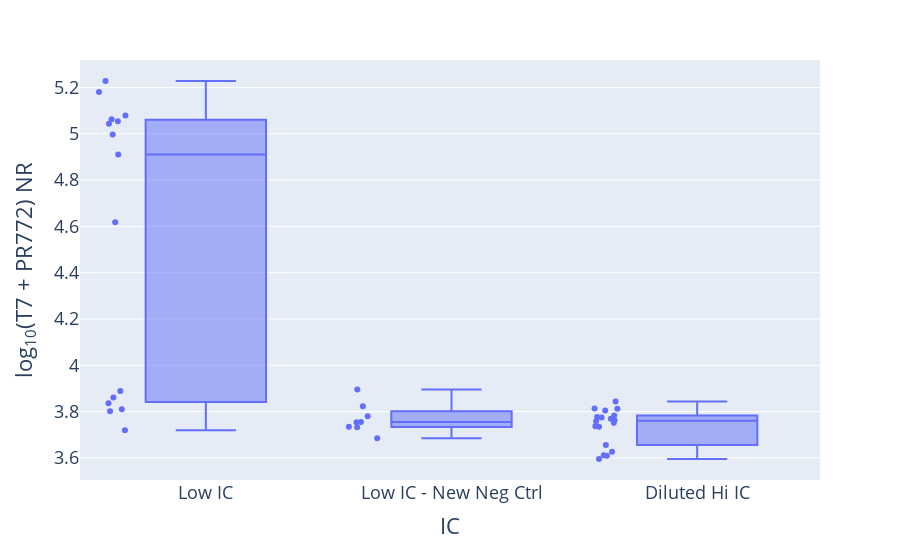

Notebook code for this chart:
### Code cell
fig = px.box(
    merged_with_new_neg, y='Log10 T7 + PR772 NR (Composition File)',
    x='IC', hover_data=['T7 + PR772 NR (Composition File)', 'Accession', 'Sample Name', 'Batch ID', 'Run Date'], points='all',
    labels={'Log10 T7 + PR772 NR (Composition File)': 'log<sub>10</sub>(T7 + PR772) NR',
            'T7 + PR772 NR (Composition File)': 'T7 + PR772 NR'})
fig.update_layout(font=dict(size=18), height=600)
fig.show()
# fig.write_html('plots/Diluted_Hi_IC_vs_Low_IC.html')

### Figure 1 — Plotly figure (JSON) as saved in the notebook; plotly's stock layout.template omitted (floating-point values rounded to 4 significant figures; data arrays with more than 128 entries replaced by an {"elided": "..."} marker saying what was removed)
{"data": [{"alignmentgroup": "True", "boxpoints": "all", "customdata": {"elided": "41x5 mixed values"}, "hoverlabel": {"namelength": 0}, "hovertemplate": "IC=%{x}<br>log<sub>10</sub>(T7 + PR772) NR=%{y}<br>T7 + PR772 NR=%{customdata[0]}<br>Accession=%{customdata[1]}<br>Sample Name=%{customdata[2]}<br>Batch ID=%{customdata[3]}<br>Run Date=%{customdata[4]}", "legendgroup": "", "marker": {"color": "#636efa"}, "name": "", "notched": false, "offsetgroup": "", "orientation": "v", "showlegend": false, "type": "box", "x": ["Low IC", "Low IC", "Low IC", "Low IC", "Low IC", "Low IC", "Low IC", "Low IC", "Low IC - New Neg Ctrl", "Low IC - New Neg Ctrl", "Low IC - New Neg Ctrl", "Low IC - New Neg Ctrl", "Low IC", "Low IC - New Neg Ctrl", "Low IC - New Neg Ctrl", "Low IC - New Neg Ctrl", "Low IC - New Neg Ctrl", "Low IC", "Low IC", "Low IC", "Low IC", "Low IC", "Low IC", "Diluted Hi IC", "Diluted Hi IC", "Diluted Hi IC", "Diluted Hi IC", "Diluted Hi IC", "Diluted Hi IC", "Diluted Hi IC", "Diluted Hi IC", "Diluted Hi IC", "Diluted Hi IC", "Diluted Hi IC", "Diluted Hi IC", "Diluted Hi IC", "Diluted Hi IC", "Diluted Hi IC", "Diluted Hi IC", "Diluted Hi IC", "Diluted Hi IC"], "x0": " ", "xaxis": "x", "y": [4.997, 5.043, 5.055, 5.063, 5.181, 5.079, 5.228, 4.91, 3.78, 3.754, 3.733, 3.734, 4.618, 3.823, 3.685, 3.755, 3.895, 3.719, 3.802, 3.81, 3.889, 3.836, 3.861, 3.611, 3.61, 3.656, 3.595, 3.626, 3.783, 3.812, 3.735, 3.774, 3.758, 3.751, 3.804, 3.737, 3.763, 3.813, 3.844, 3.769, 3.777], "y0": " ", "yaxis": "y"}], "layout": {"autosize": true, "boxmode": "group", "font": {"size": 18}, "legend": {"tracegroupgap": 0}, "margin": {"t": 60}, "xaxis": {"anchor": "y", "autorange": true, "domain": [0, 1], "range": [-0.5074, 2.5], "title": {"text": "IC"}, "type": "category"}, "yaxis": {"anchor": "x", "autorange": true, "domain": [0, 1], "range": [3.504, 5.319], "title": {"text": "log<sub>10</sub>(T7 + PR772) NR"}, "type": "linear"}}}
